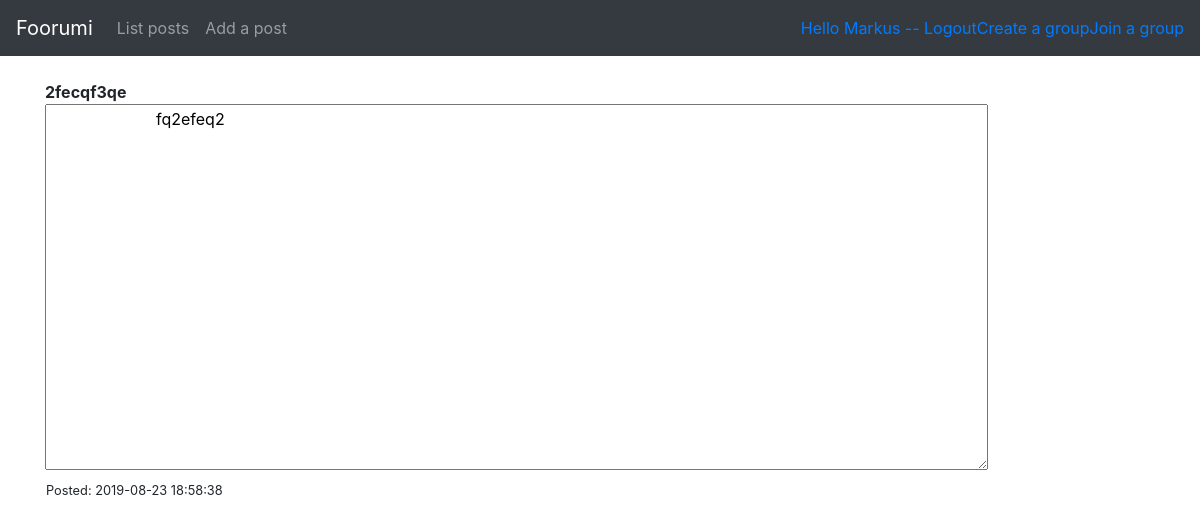
The app's page /article/2 (signed in) with its own data.
### application/auth/models.py (models this page shows, shortened)
class User(Base):
    __tablename__ = "account"
    id = db.Column(db.Integer, primary_key=True)
    name = db.Column(db.String(144), nullable=False)
    username = db.Column(db.String(144), nullable=False)
    email = db.Column(db.String(144), nullable=False)
    password = db.Column(db.String(144), nullable=False)
    articles = db.relationship("Article", backref='account', lazy =True)
    groups = db.relationship("Groups", backref='groups', lazy =True)

### application/article/models.py (models this page shows, shortened)
class Article(Base):
    id = db.Column(db.Integer, primary_key=True)
    date_created = db.Column(db.DateTime, default=db.func.current_timestamp())
    date_modified = db.Column(db.DateTime, default=db.func.current_timestamp(), onupdate=db.func.current_timestamp())
    postname = db.Column(db.String(144), nullable=False)
    active = db.Column(db.Boolean, nullable=False)
    text = db.Column(db.String(2000), nullable=False)
    account_id = db.Column(db.Integer, db.ForeignKey('account.id'),
                            nullable=False)

### application/article/views.py (the view)
@app.route("/article/<article_id>")
def article_view(article_id):
    return render_template("article/post.html", article = Article.query.get(article_id))

### application/__init__.py (called while the page is built)
@login_manager.user_loader
def load_user(user_id):
    return User.query.get(user_id)

### application/templates/article/post.html
{% extends "layout.html" %}
{% block body %}
  <table>
  <header>
	<b>
	{{ article.postname }}
	</b>
  </header>
		<textarea rows="15" cols="90" readonly>
			{{ article.text }}
		</textarea>
	  <th><small>Posted: {{ article.date_created }}</small></th>
  </table>
{% endblock %}

### application/templates/layout.html (shortened to what this page needs)
<!DOCTYPE html>
<html>
  <head>
	<link rel="stylesheet" href="https://maxcdn.bootstrapcdn.com/bootstrap/4.0.0/css/bootstrap.min.css">
  </head>
  <body>
    <nav class="navbar navbar-expand-md navbar-dark bg-dark mb-4">
	<a class="navbar-brand" href="{{ url_for('index') }}">Foorumi</a>
	<div class="collapse navbar-collapse" id="navbarCollapse">
          <ul class="navbar-nav mr-auto">
            <li class="nav-item">
              <a class="nav-link" href="{{ url_for('article_index') }} ">List posts</a>
            </li>
            <li class="nav-item">
              <a class="nav-link" href="{{ url_for('article_form') }} ">Add a post</a>
            </li>
          </ul>
	<div class="form-inline mt-2 mt-md-0">
	{% if current_user.is_authenticated %}
	<a href="{{ url_for('auth_logout') }}">Hello {{ current_user.name }} -- Logout</a>
	<a href="{{ url_for('groups_form') }}">Create a group</a>
	<a href="{{ url_for('groups_list') }}">Join a group</a>
	  {% else %}
	<a href="{{ url_for('auth_login') }}">Login</a>
	<a href="{{ url_for('auth_form') }}">Register</a>
	  {% endif %}
          </div>
		</div>
      </nav>
    <main role="main" class="container">
    {% block body %}{% endblock %}
  </body>
</html>

### records on screen
User: name "Markus"
Article: postname "2fecqf3qe", text "fq2efeq2", date_created "2019-08-23 18:58:38"
